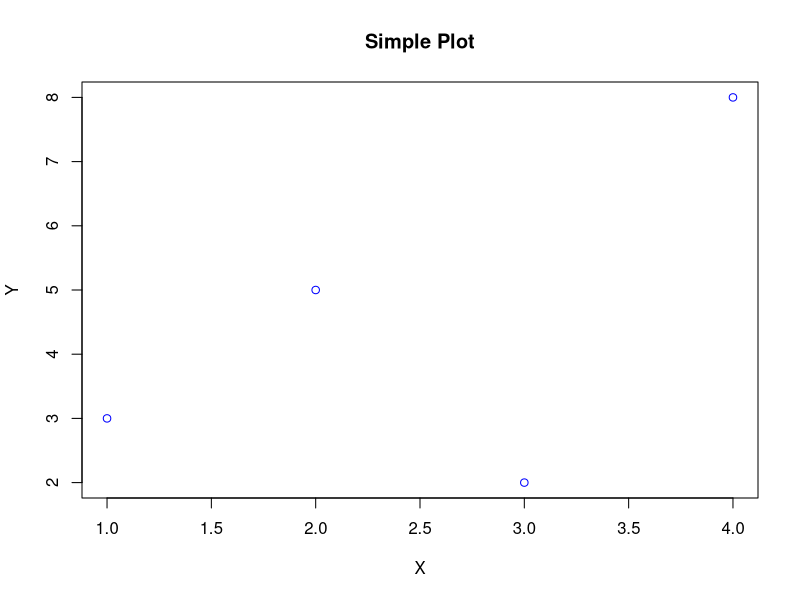
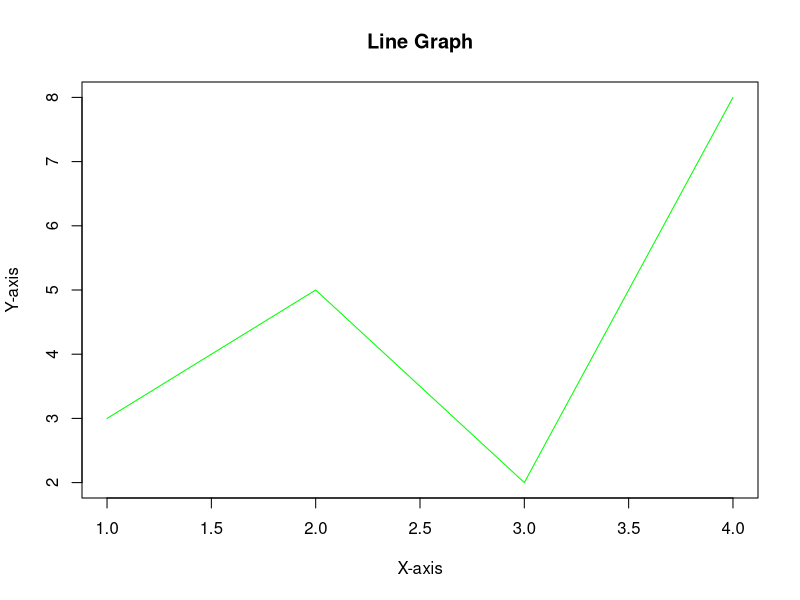
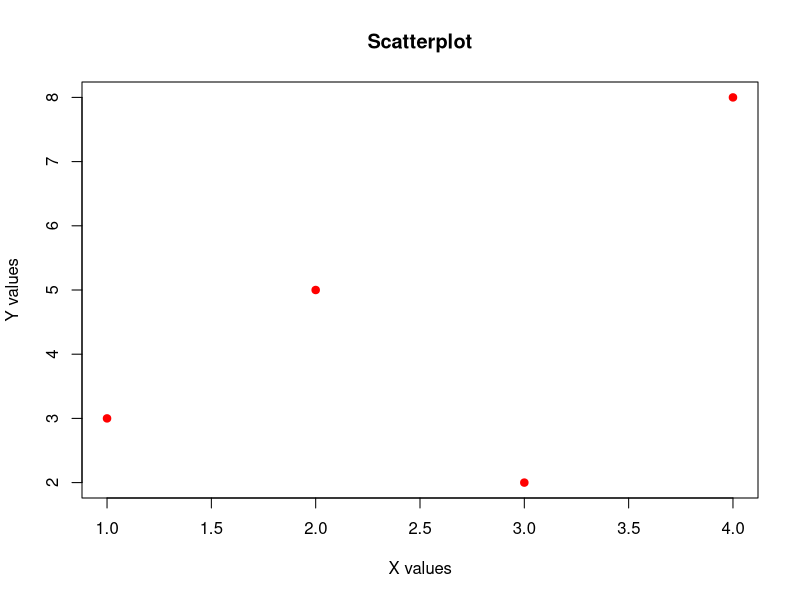
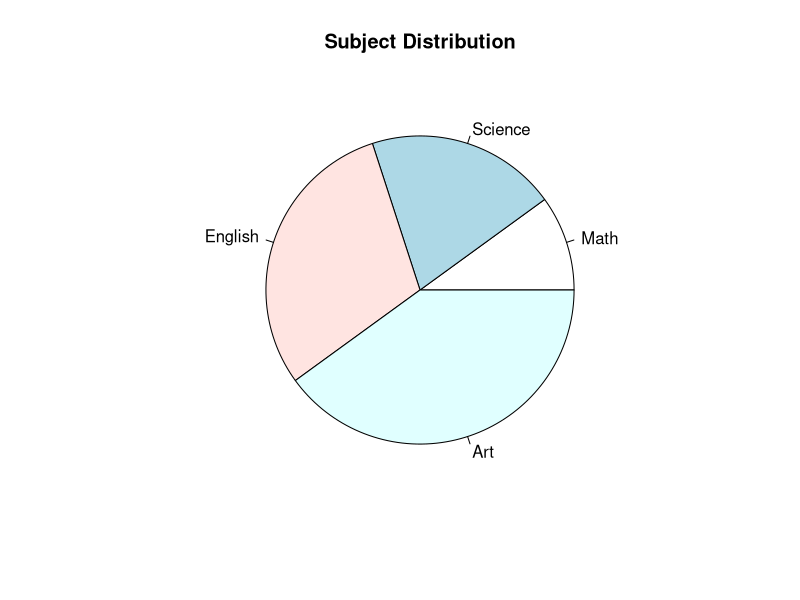
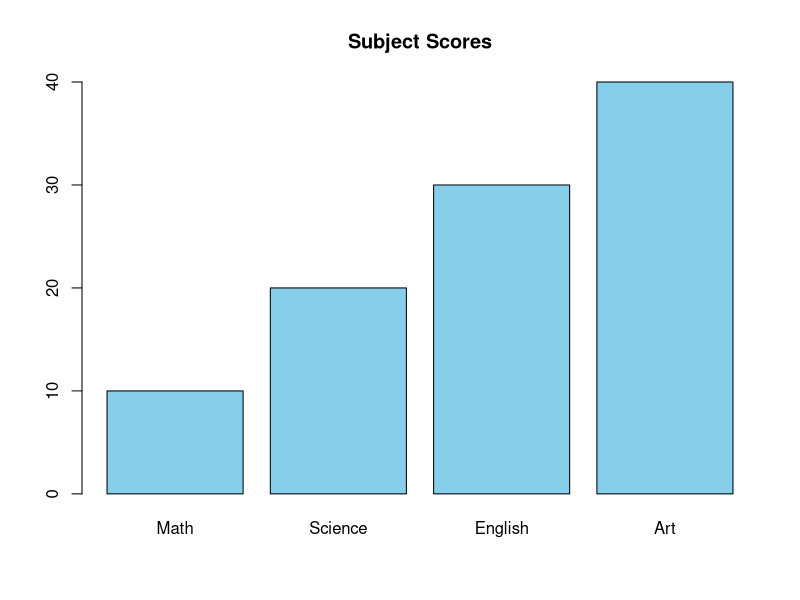

Here is the R script that generated these plots, in order:

# =============================
#         R Day 8 Code
#  Data Structures, Graphics,
#     and Basic Statistics
# =============================

# --------- Data Structures ---------

# Vectors
vec <- c(10, 20, 30, 40)
print(vec)

# Lists
my_list <- list(Name="John", Age=25, Scores=c(80, 90, 100))
print(my_list)

# Matrices
my_matrix <- matrix(1:9, nrow=3, ncol=3)
print(my_matrix)

# Arrays
my_array <- array(1:8, dim = c(2, 2, 2))
print(my_array)

# Data Frames
df <- data.frame(Name=c("Alice", "Bob"), Age=c(25, 30), Score=c(85, 90))
print(df)

# Factors
gender <- factor(c("Male", "Female", "Female", "Male"))
print(gender)

# --------- Graphics ---------

# Plot
x <- c(1, 2, 3, 4)
y <- c(3, 5, 2, 8)
plot(x, y, type="p", col="blue", main="Simple Plot", xlab="X", ylab="Y")

# Line Graph
plot(x, y, type="l", col="green", main="Line Graph", xlab="X-axis", ylab="Y-axis")

# Scatterplot
plot(x, y, main="Scatterplot", xlab="X values", ylab="Y values", pch=19, col="red")

# Pie Chart
slices <- c(10, 20, 30, 40)
labels <- c("Math", "Science", "English", "Art")
pie(slices, labels = labels, main="Subject Distribution")

# Bar Plot
barplot(slices, names.arg=labels, col="skyblue", main="Subject Scores")

# --------- Statistics ---------

# Max and Min
nums <- c(10, 40, 20, 90, 60)
print(max(nums))
print(min(nums))

# Mean
print(mean(nums))

# Median
print(median(nums))

# Mode (custom function)
get_mode <- function(v) {
  uniq_vals <- unique(v)
  uniq_vals[which.max(tabulate(match(v, uniq_vals)))]
}
nums <- c(2, 4, 4, 6, 6, 6, 8)
print(get_mode(nums))

# Percentiles
print(quantile(nums, probs = c(0.25, 0.5, 0.75)))
